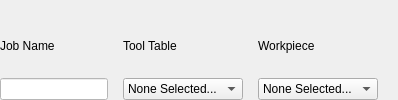
    <widget class="QFrame" name="frame_3">
     <property name="styleSheet">
      <string notr="true"/>
     </property>
     <property name="frameShape">
      <enum>QFrame::NoFrame</enum>
     </property>
     <property name="frameShadow">
      <enum>QFrame::Plain</enum>
     </property>
     <layout class="QHBoxLayout" name="horizontalLayout_2">
      <property name="leftMargin">
       <number>0</number>
      </property>
      <property name="topMargin">
       <number>20</number>
      </property>
      <property name="bottomMargin">
       <number>0</number>
      </property>
      <item>
       <widget class="QFrame" name="frame_5">
        <property name="palette">
         <palette>
          <active>
           <colorrole role="Button">
            <brush brushstyle="SolidPattern">
             <color alpha="255">
              <red>205</red>
              <green>205</green>
              <blue>205</blue>
             </color>
            </brush>
           </colorrole>
           <colorrole role="Base">
            <brush brushstyle="SolidPattern">
             <color alpha="255">
              <red>205</red>
              <green>205</green>
              <blue>205</blue>
             </color>
            </brush>
           </colorrole>
           <colorrole role="Window">
            <brush brushstyle="SolidPattern">
             <color alpha="255">
              <red>205</red>
              <green>205</green>
              <blue>205</blue>
             </color>
            </brush>
           </colorrole>
           <colorrole role="Highlight">
            <brush brushstyle="SolidPattern">
             <color alpha="255">
              <red>255</red>
              <green>255</green>
              <blue>255</blue>
             </color>
            </brush>
           </colorrole>
          </active>
          <inactive>
           <colorrole role="Button">
            <brush brushstyle="SolidPattern">
             <color alpha="255">
              <red>205</red>
              <green>205</green>
              <blue>205</blue>
             </color>
            </brush>
           </colorrole>
           <colorrole role="Base">
            <brush brushstyle="SolidPattern">
             <color alpha="255">
              <red>205</red>
              <green>205</green>
              <blue>205</blue>
             </color>
            </brush>
           </colorrole>
           <colorrole role="Window">
            <brush brushstyle="SolidPattern">
             <color alpha="255">
              <red>205</red>
              <green>205</green>
              <blue>205</blue>
             </color>
            </brush>
           </colorrole>
           <colorrole role="Highlight">
            <brush brushstyle="SolidPattern">
             <color alpha="255">
              <red>255</red>
              <green>255</green>
              <blue>255</blue>
             </color>
            </brush>
           </colorrole>
          </inactive>
          <disabled>
           <colorrole role="Button">
            <brush brushstyle="SolidPattern">
             <color alpha="255">
              <red>205</red>
              <green>205</green>
              <blue>205</blue>
             </color>
            </brush>
           </colorrole>
           <colorrole role="Base">
            <brush brushstyle="SolidPattern">
             <color alpha="255">
              <red>205</red>
              <green>205</green>
              <blue>205</blue>
             </color>
            </brush>
           </colorrole>
           <colorrole role="Window">
            <brush brushstyle="SolidPattern">
             <color alpha="255">
              <red>205</red>
              <green>205</green>
              <blue>205</blue>
             </color>
            </brush>
           </colorrole>
           <colorrole role="Highlight">
            <brush brushstyle="SolidPattern">
             <color alpha="255">
              <red>255</red>
              <green>255</green>
              <blue>255</blue>
             </color>
            </brush>
           </colorrole>
          </disabled>
         </palette>
        </property>
        <property name="styleSheet">
         <string notr="true"/>
        </property>
        <property name="frameShape">
         <enum>QFrame::NoFrame</enum>
        </property>
        <property name="frameShadow">
         <enum>QFrame::Plain</enum>
        </property>
        <layout class="QVBoxLayout" name="verticalLayout_3">
         <property name="leftMargin">
          <number>0</number>
         </property>
         <property name="topMargin">
          <number>0</number>
         </property>
         <property name="bottomMargin">
          <number>0</number>
         </property>
         <item>
          <widget class="QLabel" name="nameLabel">
           <property name="styleSheet">
            <string notr="true"/>
           </property>
           <property name="text">
            <string>Job Name</string>
           </property>
          </widget>
         </item>
         <item>
          <widget class="QLineEdit" name="nameLE">
           <property name="palette">
            <palette>
             <active>
              <colorrole role="WindowText">
               <brush brushstyle="SolidPattern">
                <color alpha="255">
                 <red>0</red>
                 <green>0</green>
                 <blue>0</blue>
                </color>
               </brush>
              </colorrole>
              <colorrole role="Button">
               <brush brushstyle="SolidPattern">
                <color alpha="255">
                 <red>255</red>
                 <green>255</green>
                 <blue>255</blue>
                </color>
               </brush>
              </colorrole>
              <colorrole role="Text">
               <brush brushstyle="SolidPattern">
                <color alpha="255">
                 <red>0</red>
                 <green>0</green>
                 <blue>0</blue>
                </color>
               </brush>
              </colorrole>
              <colorrole role="ButtonText">
               <brush brushstyle="SolidPattern">
                <color alpha="255">
                 <red>0</red>
                 <green>0</green>
                 <blue>0</blue>
                </color>
               </brush>
              </colorrole>
              <colorrole role="Base">
               <brush brushstyle="SolidPattern">
                <color alpha="255">
                 <red>255</red>
                 <green>255</green>
                 <blue>255</blue>
                </color>
               </brush>
              </colorrole>
              <colorrole role="Window">
               <brush brushstyle="SolidPattern">
                <color alpha="255">
                 <red>255</red>
                 <green>255</green>
                 <blue>255</blue>
                </color>
               </brush>
              </colorrole>
              <colorrole role="Highlight">
               <brush brushstyle="SolidPattern">
                <color alpha="255">
                 <red>173</red>
                 <green>216</green>
                 <blue>230</blue>
                </color>
               </brush>
              </colorrole>
             </active>
             <inactive>
              <colorrole role="WindowText">
               <brush brushstyle="SolidPattern">
                <color alpha="255">
                 <red>0</red>
                 <green>0</green>
                 <blue>0</blue>
                </color>
               </brush>
              </colorrole>
              <colorrole role="Button">
               <brush brushstyle="SolidPattern">
                <color alpha="255">
                 <red>255</red>
                 <green>255</green>
                 <blue>255</blue>
                </color>
               </brush>
              </colorrole>
              <colorrole role="Text">
               <brush brushstyle="SolidPattern">
                <color alpha="255">
                 <red>0</red>
                 <green>0</green>
                 <blue>0</blue>
                </color>
               </brush>
              </colorrole>
              <colorrole role="ButtonText">
               <brush brushstyle="SolidPattern">
                <color alpha="255">
                 <red>0</red>
                 <green>0</green>
                 <blue>0</blue>
                </color>
               </brush>
              </colorrole>
              <colorrole role="Base">
               <brush brushstyle="SolidPattern">
                <color alpha="255">
                 <red>255</red>
                 <green>255</green>
                 <blue>255</blue>
                </color>
               </brush>
              </colorrole>
              <colorrole role="Window">
               <brush brushstyle="SolidPattern">
                <color alpha="255">
                 <red>255</red>
                 <green>255</green>
                 <blue>255</blue>
                </color>
               </brush>
              </colorrole>
              <colorrole role="Highlight">
               <brush brushstyle="SolidPattern">
                <color alpha="255">
                 <red>173</red>
                 <green>216</green>
                 <blue>230</blue>
                </color>
               </brush>
              </colorrole>
             </inactive>
             <disabled>
              <colorrole role="WindowText">
               <brush brushstyle="SolidPattern">
                <color alpha="255">
                 <red>0</red>
                 <green>0</green>
                 <blue>0</blue>
                </color>
               </brush>
              </colorrole>
              <colorrole role="Button">
               <brush brushstyle="SolidPattern">
                <color alpha="255">
                 <red>255</red>
                 <green>255</green>
                 <blue>255</blue>
                </color>
               </brush>
              </colorrole>
              <colorrole role="Text">
               <brush brushstyle="SolidPattern">
                <color alpha="255">
                 <red>0</red>
                 <green>0</green>
                 <blue>0</blue>
                </color>
               </brush>
              </colorrole>
              <colorrole role="ButtonText">
               <brush brushstyle="SolidPattern">
                <color alpha="255">
                 <red>0</red>
                 <green>0</green>
                 <blue>0</blue>
                </color>
               </brush>
              </colorrole>
              <colorrole role="Base">
               <brush brushstyle="SolidPattern">
                <color alpha="255">
                 <red>255</red>
                 <green>255</green>
                 <blue>255</blue>
                </color>
               </brush>
              </colorrole>
              <colorrole role="Window">
               <brush brushstyle="SolidPattern">
                <color alpha="255">
                 <red>255</red>
                 <green>255</green>
                 <blue>255</blue>
                </color>
               </brush>
              </colorrole>
              <colorrole role="Highlight">
               <brush brushstyle="SolidPattern">
                <color alpha="255">
                 <red>173</red>
                 <green>216</green>
                 <blue>230</blue>
                </color>
               </brush>
              </colorrole>
             </disabled>
            </palette>
           </property>
           <property name="styleSheet">
            <string notr="true"/>
           </property>
          </widget>
         </item>
        </layout>
       </widget>
      </item>
      <item>
       <widget class="QFrame" name="frame_2">
        <property name="styleSheet">
         <string notr="true"/>
        </property>
        <property name="frameShape">
         <enum>QFrame::NoFrame</enum>
        </property>
        <property name="frameShadow">
         <enum>QFrame::Plain</enum>
        </property>
        <layout class="QVBoxLayout" name="verticalLayout_6">
         <property name="leftMargin">
          <number>0</number>
         </property>
         <property name="topMargin">
          <number>0</number>
         </property>
         <property name="bottomMargin">
          <number>0</number>
         </property>
         <item>
          <widget class="QLabel" name="toolTableL">
           <property name="styleSheet">
            <string notr="true"/>
           </property>
           <property name="text">
            <string>Tool Table</string>
           </property>
          </widget>
         </item>
         <item>
          <widget class="QComboBox" name="toolTableCB">
           <property name="styleSheet">
            <string notr="true"/>
           </property>
           <property name="sizeAdjustPolicy">
            <enum>QComboBox::AdjustToContents</enum>
           </property>
           <item>
            <property name="text">
             <string>None Selected...</string>
            </property>
           </item>
          </widget>
         </item>
        </layout>
       </widget>
      </item>
      <item>
       <widget class="QFrame" name="frame">
        <property name="styleSheet">
         <string notr="true"/>
        </property>
        <property name="frameShape">
         <enum>QFrame::NoFrame</enum>
        </property>
        <property name="frameShadow">
         <enum>QFrame::Plain</enum>
        </property>
        <layout class="QVBoxLayout" name="verticalLayout_11">
         <property name="leftMargin">
          <number>0</number>
         </property>
         <property name="topMargin">
          <number>0</number>
         </property>
         <property name="bottomMargin">
          <number>0</number>
         </property>
         <item>
          <widget class="QLabel" name="workpieceL">
           <property name="styleSheet">
            <string notr="true"/>
           </property>
           <property name="text">
            <string>Workpiece</string>
           </property>
          </widget>
         </item>
         <item>
          <widget class="QComboBox" name="workpieceCB">
           <property name="styleSheet">
            <string notr="true"/>
           </property>
           <property name="sizeAdjustPolicy">
            <enum>QComboBox::AdjustToContents</enum>
           </property>
           <item>
            <property name="text">
             <string>None Selected...</string>
            </property>
           </item>
          </widget>
         </item>
        </layout>
       </widget>
      </item>
     </layout>
    </widget>
